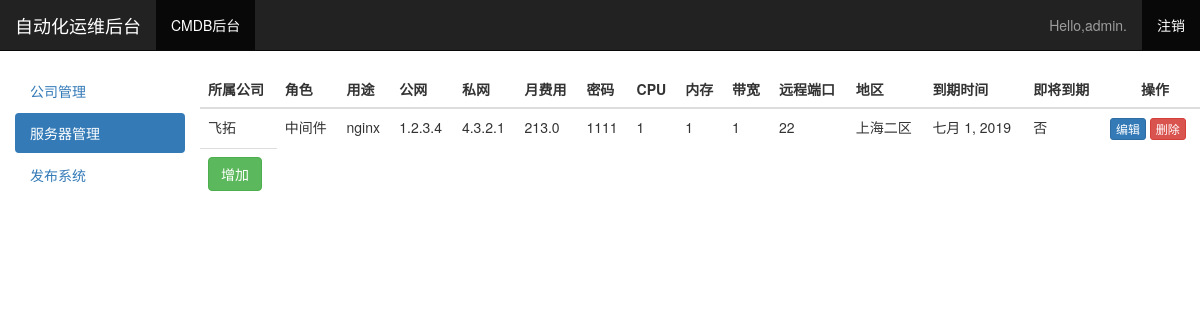
The page /cmdb/show_company/2/ (signed in) on the database its author committed.
### cmdb/models.py (models this page shows, shortened)
class Servers(models.Model):
    roles=models.CharField(max_length=20,verbose_name='服务器角色')
    usage=models.CharField(max_length=20,verbose_name='服务器用途')
    pub_ipaddress=models.GenericIPAddressField(verbose_name='公网地址')
    private_ipaddress=models.GenericIPAddressField(verbose_name='私网地址')
    customer = models.FloatField(max_length=10, verbose_name='月费用')
    password = models.CharField(max_length=30, verbose_name='服务器密码')
    cpu=models.IntegerField(verbose_name='CPU核数')
    mem=models.IntegerField(verbose_name='内存大小')
    bandwidth=models.IntegerField(verbose_name='带宽')
    port=models.IntegerField(verbose_name='远程端口')
    area=models.CharField(max_length=10,verbose_name='地区')
    expiration_time=models.DateField(verbose_name='到期时间')
    company=models.ForeignKey(Company,default=1)
    @property
    def is_expiration(self):
        if (parse(str(self.expiration_time)) - parse(daytime)).days >= 7:
            return True
    class Meta:
        verbose_name_plural = "服务器"

class Company(models.Model):
    name=models.CharField(max_length=25,verbose_name='公司名称',unique=True)
    contactsusr=models.CharField(max_length=10,verbose_name='联系人')
    phonenumber=models.IntegerField(verbose_name='联系人手机号')
    projectname=models.CharField(max_length=20,verbose_name='项目名')
    account=models.CharField(max_length=30,verbose_name='登陆账号')
    password=models.CharField(max_length=30,verbose_name='登陆密码')
    balance=models.FloatField(max_length=10,verbose_name='账户余额')
    Cspname=models.ForeignKey(Csp)
    group=models.ForeignKey(Group)
    class Meta:
        verbose_name_plural ="公司"

### cmdb/views.py (the view)
# urls.py: url(r'show_company/(?P<company_id>\d+)/$', views.show_company, name='show_company'),
@login_required
def show_company(request,company_id):
    servers = Servers.objects.filter(company_id=company_id)
    context = {"servers": servers}
    return render(request, 'cmdb/server_detail.html', context)

### cmdb/templates/cmdb/server_detail.html (shortened to what this page needs)
{% load bootstrap3 %}
<!DOCTYPE html>
<html lang="zh-CN">
<head>
</head>
{% bootstrap_css %}
<body>
<nav class="navbar navbar-inverse navbar-static-top">
    <div class="container-fluid">
        <div class="navbar-header">
            <a class="navbar-brand" href="{% url 'ops:index' %}">自动化运维后台</a>
        </div>
        <div id="navbar" class="navbar-collapse collapse">
            <ul class="nav navbar-nav">
                <li class="active"><a href="{% url 'cmdb:index' %}">CMDB后台</a></li>
            </ul>
            <ul class="nav navbar-nav navbar-right">
                {% if user.is_authenticated %}
                    <li><a>Hello,{{ user.username }}.</a></li>
                    <li class="active"><a href="{% url 'users:logout' %}">注销</a></li>
                {% else %}
                    <li class="active"><a href="{% url 'users:register' %}">注册</a></li>
                    <li class="active"><a href="{% url 'users:login' %}">登录</a></li>
                {% endif %}
            </ul>
        </div>
    </div>
</nav>
<div class="container-fluid">
    <div class="row">
        <div class="col-sm-3 col-md-2 sidebar">
            <ul class="nav nav-pills nav-stacked">
                <li role="presentation"><a href="{% url 'cmdb:company' %}">公司管理</a></li>
                <li role="presentation" class="active"><a href="{% url 'cmdb:server' %}">服务器管理</a></li>
                <li role="presentation"><a href="#">发布系统</a></li>
            </ul>
        </div>
        <div>
            <div class="table-responsive">
                <table class="table table-hover">
                    <thead>
                    <tr>
                        <th>所属公司</th>
                        <th>角色</th>
                        <th>用途</th>
                        <th>公网</th>
                        <th>私网</th>
                        <th>月费用</th>
                        <th>密码</th>
                        <th>CPU</th>
                        <th>内存</th>
                        <th>带宽</th>
                        <th>远程端口</th>
                        <th>地区</th>
                        <th>到期时间</th>
                        <th>即将到期</th>
                        <th>&nbsp&nbsp&nbsp&nbsp&nbsp&nbsp&nbsp&nbsp操作</th>
                    </tr>
                    </thead>
                    <tbody>
                    {% for server in servers %}
                        <tr>
                            <td>{{ server.company.name }}</td>
                            <td>{{ server.roles }}</td>
                            <td>{{ server.usage }}</td>
                            <td>{{ server.pub_ipaddress }}</td>
                            <td>{{ server.private_ipaddress }}</td>
                            <td>{{ server.customer }}</td>
                            <td>{{ server.password }}</td>
                            <td>{{ server.cpu }}</td>
                            <td>{{ server.mem }}</td>
                            <td>{{ server.bandwidth }}</td>
                            <td>{{ server.port }}</td>
                            <td>{{ server.area }}</td>
                            <td>{{ server.expiration_time }}</td>
                            {% if server.is_expiration %}
                                <td>否</td>
                            {% else %}
                                <td>是</td>
                            {% endif %}
                            <td><a class="btn btn-primary btn-xs" href="{% url 'cmdb:edit_server' server.id %}">编辑</a>
                                <a class="btn btn-danger btn-xs" href="{% url 'cmdb:del_server' server.id %}">删除</a>
                            </td>
                        </tr>
                    {% endfor %}
                    <tr>
                        <td><a class="btn btn-success" href="{% url 'cmdb:new_server' %}">增加</a></td>
                    </tr>
                    </tbody>
                </table>
            </div>
        </div>
    </div>
</div>
</body>
</html>

### rows shown on the page
Servers: company.name "飞拓", roles "中间件", usage "nginx", pub_ipaddress "1.2.3.4", private_ipaddress "4.3.2.1", customer "213.0", password "1111", cpu "1", mem "1", bandwidth "1", port "22", area "上海二区", expiration_time "七月 1, 2019", shows "否"

### other values the page prints
{{ user.username }} "admin"
